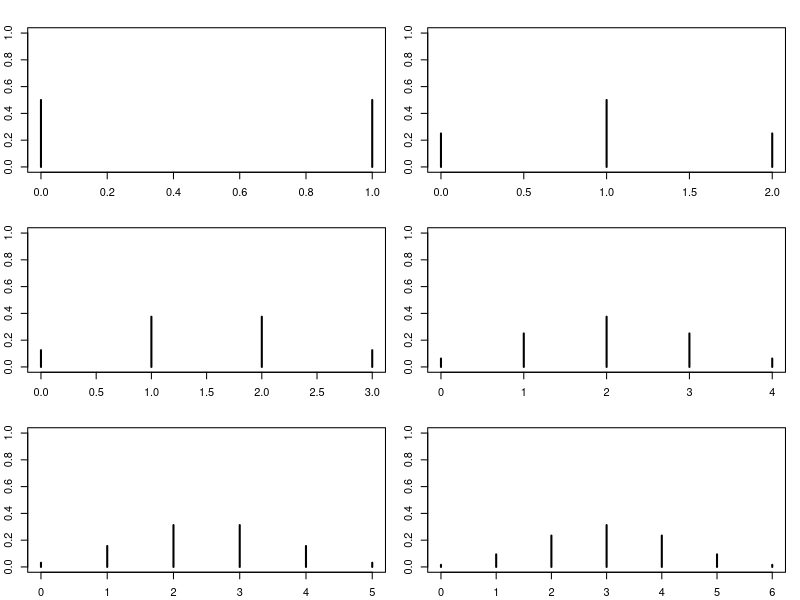
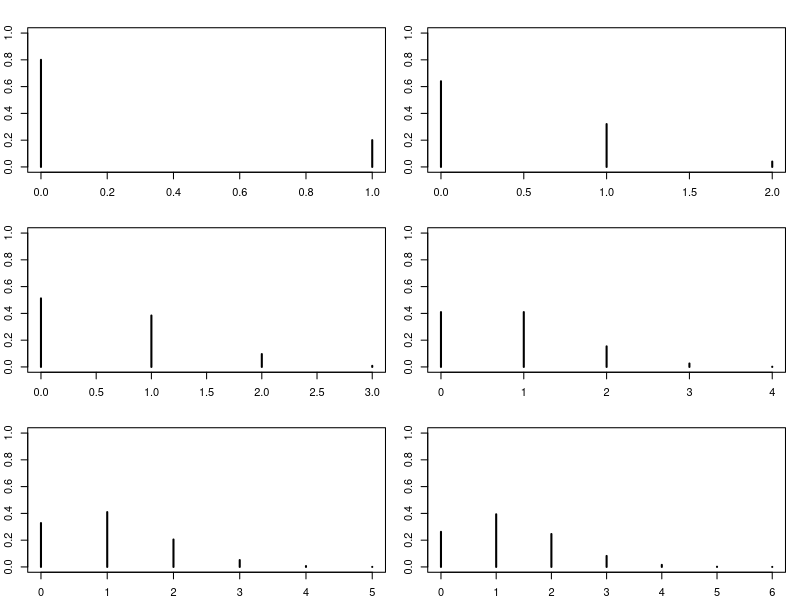
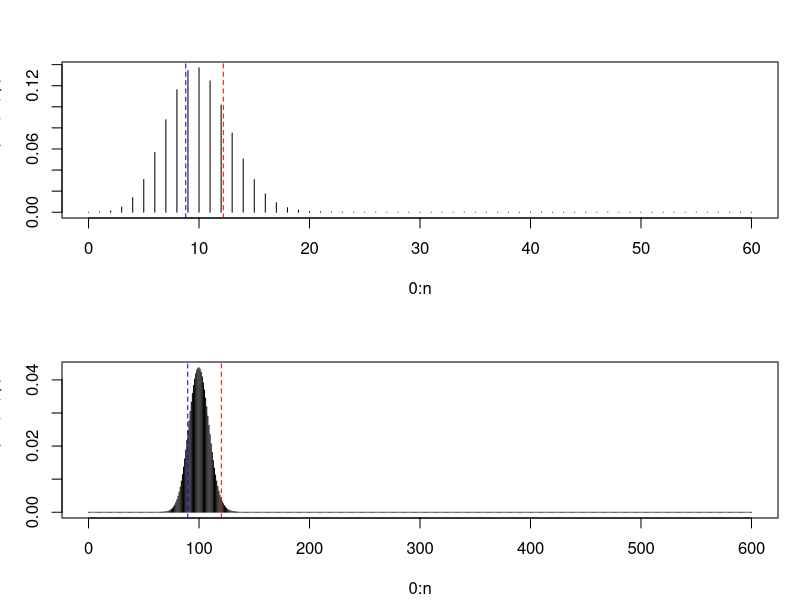
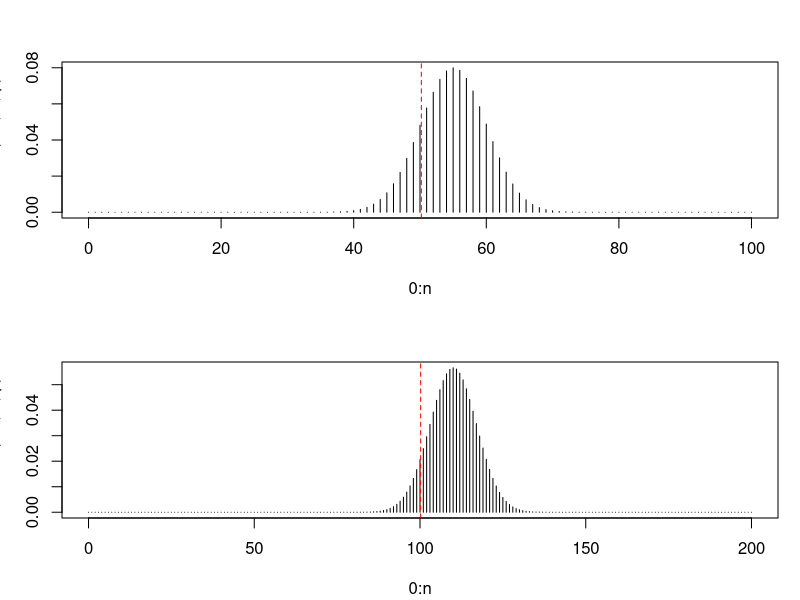
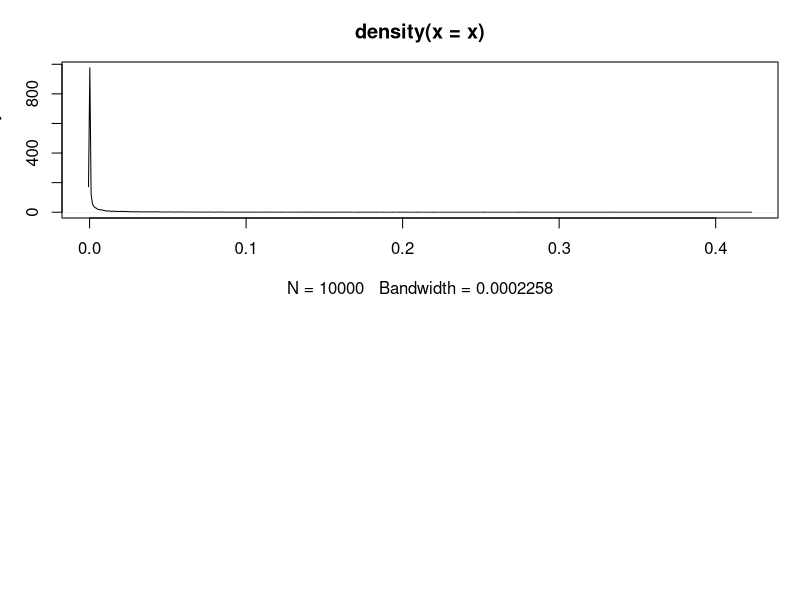

Reproduce these figures in R, in order.
# Coin flipping demo (discrete probability distribution example)
par(mfrow=c(3,2), mar = c(2.1, 2.1, 2.1, 1.1))
plot(0:1, dbinom(0:1, 1, 0.5), type='h', ylim = c(0, 1), lwd = 2)
plot(0:2, dbinom(0:2, 2, 0.5), type='h', ylim = c(0, 1), lwd = 2)
plot(0:3, dbinom(0:3, 3, 0.5), type='h', ylim = c(0, 1), lwd = 2)
plot(0:4, dbinom(0:4, 4, 0.5), type='h', ylim = c(0, 1), lwd = 2)
plot(0:5, dbinom(0:5, 5, 0.5), type='h', ylim = c(0, 1), lwd = 2)
plot(0:6, dbinom(0:6, 6, 0.5), type='h', ylim = c(0, 1), lwd = 2)


# "Biased coin"
par(mfrow=c(3,2), mar = c(2.1, 2.1, 2.1, 1.1))
plot(0:1, dbinom(0:1, 1, 0.2), type='h', ylim = c(0, 1), lwd = 2)
plot(0:2, dbinom(0:2, 2, 0.2), type='h', ylim = c(0, 1), lwd = 2)
plot(0:3, dbinom(0:3, 3, 0.2), type='h', ylim = c(0, 1), lwd = 2)
plot(0:4, dbinom(0:4, 4, 0.2), type='h', ylim = c(0, 1), lwd = 2)
plot(0:5, dbinom(0:5, 5, 0.2), type='h', ylim = c(0, 1), lwd = 2)
plot(0:6, dbinom(0:6, 6, 0.2), type='h', ylim = c(0, 1), lwd = 2)


### Chapter 16
# Number 1
dbinom(6000, 10000, 0.6)


# Number 4
par(mfrow=c(2,1), mar=c(4.1,3.1,3.1,1.1))

p = 1/6
n = 60
plot(0:n, dbinom(0:n, n, p), type='h')
abline(v=c(n*0.15, n*0.20)+c(-0.2,0.2), col = c("blue", "red"), lty = 2)
n = 600
plot(0:n, dbinom(0:n, n, p), type='h')
abline(v=c(n*0.15, n*0.20)+c(-0.2,0.2), col = c("blue", "red"), lty = 2)

# a
1-pbinom(60*0.2, 60, p)
1-pbinom(600*0.2, 600, p)

# b
1-pbinom(60*0.15, 60, p)
1-pbinom(600*0.15, 600, p)

# c
diff(pbinom(60*c(0.15, 0.2), 60, p))
diff(pbinom(600*c(0.15, 0.2), 600, p))

# d
dbinom(60*0.2, 60, p)
dbinom(600*0.2, 600, p)

# Number 9 (assuming p = 0.55)
1-pbinom(50, 100, 0.55)     # Probability of drawing 51 or more red (i.e. more blue)
1-pbinom(100, 200, 0.55)    # Probability of drawing 101 or more red (i.e. more blue)

p = 0.55
n = 100
plot(0:n, dbinom(0:n, n, p), type='h')
abline(v = 50.2, col = 'red', lty = 2)
n = 200
plot(0:n, dbinom(0:n, n, p), type='h')
abline(v = 100.2, col = 'red', lty = 2)

### Chapter 17
# Number 1
x = c(1, 6, 7, 9, 9, 10)
# a
c(100 * min(x), 100 * max(x))

# b
sqrt(100) * sqrt(sum((x - mean(x))^2 / length(x))) 

# Number 6
45*1 + 2*23 + 3*32

x = c(1,1,2,3)
sqrt(100) * sqrt(sum((x - mean(x))^2 / length(x))) 

# Number 7
x = c(1,2,3,4,5,6)
sqrt(100) * sqrt(sum((x - mean(x))^2 / length(x))) 

(400 - 350) / (sqrt(100) * sqrt(sum((x - mean(x))^2 / length(x))))

# Number 9
# a
# expected winning for $1 bets
(ex = c(12/38*2 + (-1)*26/38, 1/38*35 + (-1)* 37/38))

# standard errors (for 1 bet)
p = 12/38
a = 2
b = -1
se1 = sqrt(a^2*p+b^2*(1-p) - (a*p + b*(1-p))^2)

p = 1/38
a = 35
b = -1
se2 = sqrt(a^2*p+b^2*(1-p) - (a*p + b*(1-p))^2)

# probabilities of coming out ahead
pnorm((0 - ex[1]) / se1, lower.tail = FALSE)
pnorm((0 - ex[2]) / se2, lower.tail = FALSE)



# b and c
# expected gain for $100 bet
ex = c(12/38*2 + (-1)*26/38, 1/38*35 + (-1)* 37/38) * 1000

x = c(rep(2, 12), rep(-1, 26))
se1 = sqrt(1000) * sqrt(sum((x - mean(x))^2 / length(x))) 

x = c(35, rep(-1, 37))
se2 = sqrt(1000) * sqrt(sum((x - mean(x))^2 / length(x))) 

# probability of winning more than $100
pnorm((100 - ex[1]) / se1, lower.tail = FALSE)
pnorm((100 - ex[2]) / se2, lower.tail = FALSE)

# proability of losing more than $100
pnorm((-100 - ex[1]) / se1)
pnorm((-100 - ex[2]) / se2)

# Number 12
x = 1:7
sqrt(100) * sqrt(sum((x - mean(x))^2 / length(x))) 

sqrt(60) * sqrt(sum((x - mean(x))^2 / length(x))) 

x = rgamma(10000, 1/10, 15)

mean(x)
sd(x)

plot(density(x))
